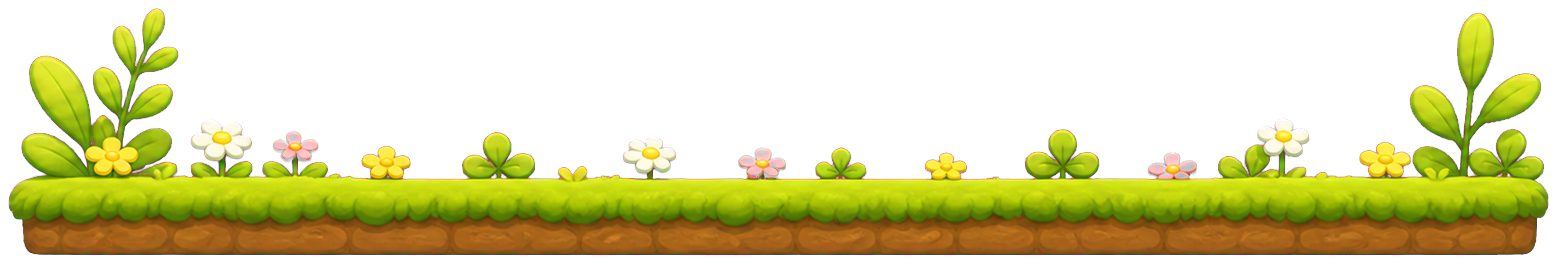
#> input picture assets/ui/desktop_station/orange_cat_grass_station_side_v1.png, 1557 x 264 px
$ python render_desktop_idle_previews.py
#> lines starting #> are read from the running program, lines starting #| are printed output that depends on the picture
#!/usr/bin/env python3
"""Render easy-to-review GIFs for the two Desktop Companion idle gestures."""

from pathlib import Path

from PIL import Image


PROJECT_ROOT = Path(__file__).resolve().parents[1]
SPRITES_ROOT = PROJECT_ROOT / "assets" / "pets" / "current" / "sprites"
STATION_ART = PROJECT_ROOT / "assets" / "ui" / "desktop_station" / "orange_cat_grass_station_side_v1.png"
OUTPUT_DIR = PROJECT_ROOT / "dev_only" / "outputs" / "previews" / "desktop_idle"
CANVAS_SIZE = (600, 500)
CAT_SCALE = 0.76
GROUND_Y = 405


def render_frame(frame_path: Path, station: Image.Image) -> Image.Image:
    frame = Image.open(frame_path).convert("RGBA")
    resized = frame.resize(
        (round(frame.width * CAT_SCALE), round(frame.height * CAT_SCALE)),
        Image.Resampling.LANCZOS,
    )
    visual_bounds = resized.getbbox()
    if visual_bounds is None:
        raise ValueError(f"Empty animation frame: {frame_path}")
    visual_center_x = (visual_bounds[0] + visual_bounds[2]) // 2
    visual_bottom = visual_bounds[3]

    canvas = Image.new("RGBA", CANVAS_SIZE, "#fff8e8")
    station_x = (CANVAS_SIZE[0] - station.width) // 2
    canvas.alpha_composite(station, (station_x, GROUND_Y - 5))
    cat_x = CANVAS_SIZE[0] // 2 - visual_center_x
    cat_y = GROUND_Y - visual_bottom
    canvas.alpha_composite(resized, (cat_x, cat_y))
    return canvas.convert("RGB")


def animation_paths(name: str, frame_numbers: list[int] | None = None) -> list[Path]:
    all_frame_paths = sorted((SPRITES_ROOT / name).glob("frame_*.png"))
    if len(all_frame_paths) != 9:
        raise ValueError(f"Expected 9 source frames for {name}, got {len(all_frame_paths)}")
    return (
        [all_frame_paths[index - 1] for index in frame_numbers]
        if frame_numbers is not None
        else all_frame_paths
    )


def render_animation(
    name: str,
    frame_duration_ms: int,
    frame_paths: list[Path] | None = None,
) -> None:
#> called with name = 'desktop_wink', frame_duration_ms = 165
    station = Image.open(STATION_ART).convert("RGBA")
#> station is the input picture: PIL image 1557x264 RGBA; mean R, G, B, A 63.3, 60.4, 11.3, 99.1
    station = station.resize((570, round(station.height * 570 / station.width)), Image.Resampling.LANCZOS)
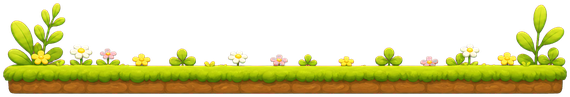
#> station: PIL image 570x97 RGBA; mean R, G, B, A 72.7, 67.7, 15.1, 99.1; transparent parts drawn white
    if frame_paths is None:
        frame_paths = animation_paths(name)
    frames = [render_frame(frame_path, station) for frame_path in frame_paths]
    durations = [frame_duration_ms] * len(frames)
    durations[0] = 650
    durations[-1] = 850
    output_path = OUTPUT_DIR / f"{name}_preview.gif"
    frames[0].save(
        output_path,
        save_all=True,
        append_images=frames[1:],
        duration=durations,
        loop=0,
        optimize=True,
    )
    print(f"Rendered {output_path}")


def main() -> None:
    OUTPUT_DIR.mkdir(parents=True, exist_ok=True)
    render_animation("desktop_wink", 165)
    belly_sequence = (
        animation_paths("desktop_roll", [1, 2, 3, 4, 5, 6])
        + animation_paths("desktop_biscuit")
        + animation_paths("desktop_roll", [6, 5, 4, 3, 2, 1])
    )
    render_animation("desktop_roll", 220, belly_sequence)


if __name__ == "__main__":
#> (the run stopped early here; a loop or call above may not have finished)
